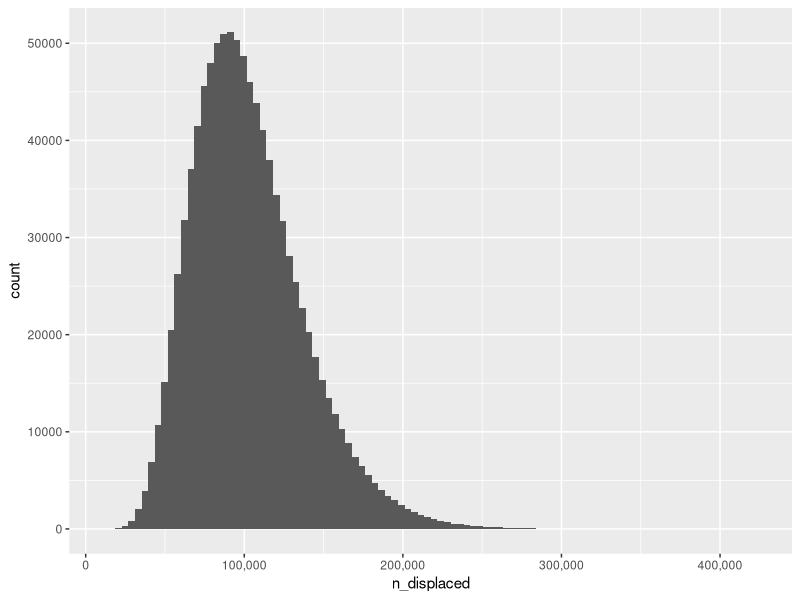

This figure's R source:
## ---- chunk 1
#| label: setup
#| include: false
very_wide <- 500
wide <- 136
narrow <- 76
options(width = narrow)
cache_images <- TRUE
set.seed(1)
## ---- chunk 2
qbeta(c(.025, .975), 14, 167)
## ---- chunk 3
quantile(
  x = rbeta(100000, shape1 = 20.3, shape2 = 3880), 
  probs = c(.025, .5, .975)
)
## ---- chunk 4
sim <- tibble::tibble(
 n_adults = 255201250,
 prop_trans = rbeta(1000000, shape1 = 20.3, shape2 = 3880),
 prop_displaced = rbeta(1000000, shape1 = 14, shape2 = 167),
 n_displaced = n_adults * prop_trans * prop_displaced
)

library(ggplot2)
ggplot(sim, aes(n_displaced)) + 
  geom_histogram(bins = 100) + 
  scale_x_continuous(labels = scales::label_comma())
## ---- chunk 5
mean(sim$n_displaced)
## ---- chunk 6
quantile(sim$n_displaced, c(.025, .975))
